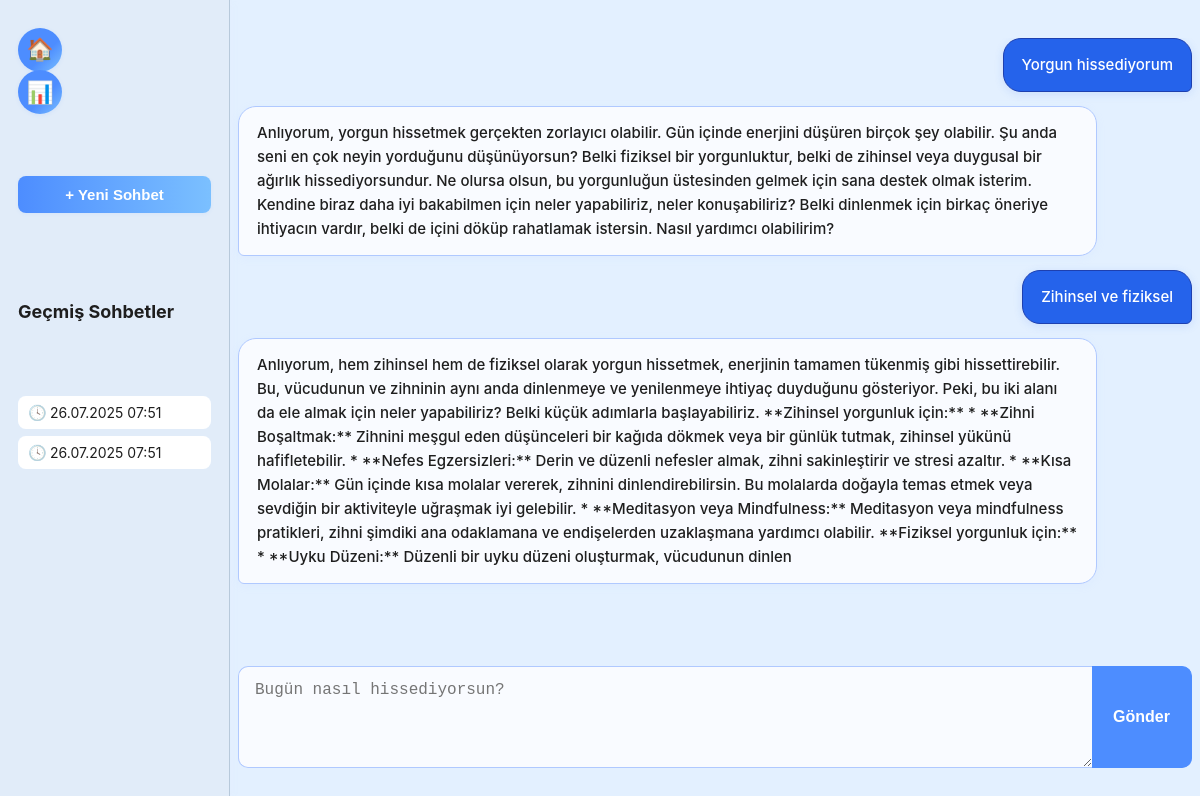
The page /chat (signed in) on the database its author committed.
### app/models.py (models this page shows)
class Message(Base):
    __tablename__ = "messages"
    id = Column(Integer, primary_key=True, index=True)
    user_id = Column(Integer, ForeignKey("users.id"))
    user_input = Column(Text, nullable=False)
    ai_response = Column(Text, nullable=False)
    timestamp = Column(DateTime, default=datetime.utcnow)
    stress_score = Column(Float, default=0.5) # YENİ EKLENEN SATIR
    owner = relationship("User", back_populates="messages")

### app/chat.py (the view)
@router.get("/chat")
def get_chat(request: Request, db: Session = Depends(get_db)):
    user_id = request.cookies.get("user_id")
    if not user_id:
        return RedirectResponse("/login", status_code=303)
    messages = db.query(models.Message).filter_by(user_id=user_id).order_by(models.Message.timestamp).all()
    return database.templates.TemplateResponse("chat.html", {
        "request": request,
        "chats": messages,
        "history": messages
    })

### app/templates/chat.html (shortened to what this page needs)
<!DOCTYPE html>
<html lang="tr">
<head>
    <link rel="stylesheet" href="/static/style.css">
</head>
<body class="chat-bg">
    <div class="sidebar">
        <button class="circle-btn" type="button" id="profileBtn" aria-label="Ana Sayfa"><span>🏠</span></button>
        <a href="/report" class="circle-btn" style="top: 70px;" aria-label="Raporlar"><span>📊</span></a>
        <div style="height: 18px;"></div>
        <form action="/chat/new" method="post" style="margin-bottom:18px;">
            <button type="submit" class="new-chat-btn">+ Yeni Sohbet</button>
        </form>
        <h3>Geçmiş Sohbetler</h3>
        <ul>
            {% for chat in history %}
                <li><a href="/chat/{{ chat.id }}">{{ chat.timestamp.strftime('%d.%m.%Y %H:%M') }}</a></li>
            {% endfor %}
        </ul>
    </div>
    <div class="main chat-main">
        <div class="chat-box" id="chat-box">
            {% for chat in chats %}
                <div class="message user-msg">{{ chat.user_input }}</div>
                <div class="message ai-msg">{{ chat.ai_response }}</div>
            {% endfor %}
        </div>
        <form method="post" class="chat-form">
            <textarea name="user_input" rows="4" style="min-height:64px;" placeholder="Bugün nasıl hissediyorsun?" required></textarea>
            <button type="submit">Gönder</button>
        </form>
    </div>
</body>
</html>

### rows shown on the page
Message: timestamp "26.07.2025 07:51", user_input "Yorgun hissediyorum", ai_response "Anlıyorum, yorgun hissetmek gerçekten zorlayıcı olabilir. Gün içinde enerjini düşüren birçok şey olabilir. Şu anda seni en çok neyin yorduğunu düşünüyorsun? Belki fiziksel bir yorgunluktur, belki de zihinsel veya duygusal bir ağırlık hissediyorsundur. Ne olursa olsun, bu yorgunluğun üstesinden gelmek için sana destek olmak isterim. Kendine biraz daha iyi bakabilmen için neler yapabiliriz, neler konuşabiliriz? Belki dinlenmek için birkaç öneriye ihtiyacın vardır, belki de içini döküp rahatlamak istersin. Nasıl yardımcı olabilirim?"
Message: timestamp "26.07.2025 07:51", user_input "Zihinsel ve fiziksel", ai_response "Anlıyorum, hem zihinsel hem de fiziksel olarak yorgun hissetmek, enerjinin tamamen tükenmiş gibi hissettirebilir. Bu, vücudunun ve zihninin aynı anda dinlenmeye ve yenilenmeye ihtiyaç duyduğunu gösteriyor. Peki, bu iki alanı da ele almak için neler yapabiliriz? Belki küçük adımlarla başlayabiliriz. **Zihinsel yorgunluk için:** * **Zihni Boşaltmak:** Zihnini meşgul eden düşünceleri bir kağıda dökmek veya bir günlük tutmak, zihinsel yükünü hafifletebilir. * **Nefes Egzersizleri:** Derin ve düzenli nefesler almak, zihni sakinleştirir ve stresi azaltır. * **Kısa Molalar:** Gün içinde kısa molalar vererek, zihnini dinlendirebilirsin. Bu molalarda doğayla temas etmek veya sevdiğin bir aktiviteyle…"
